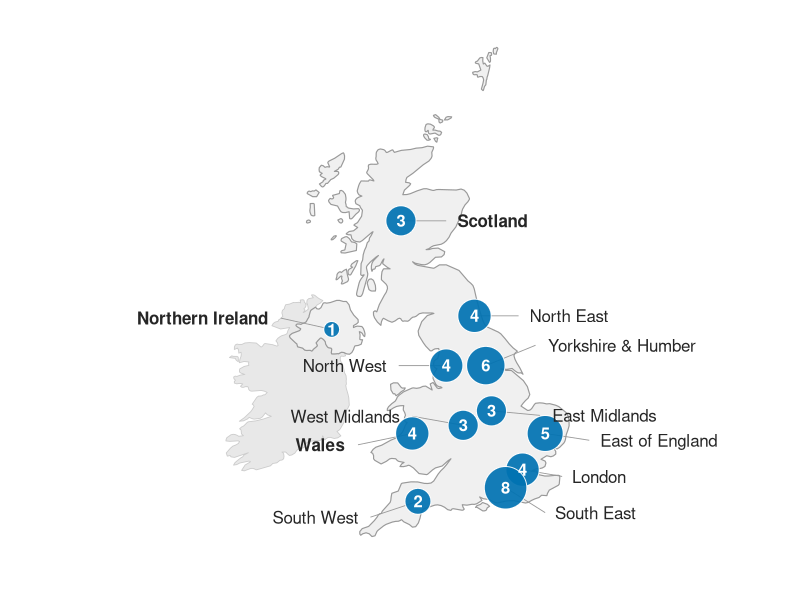
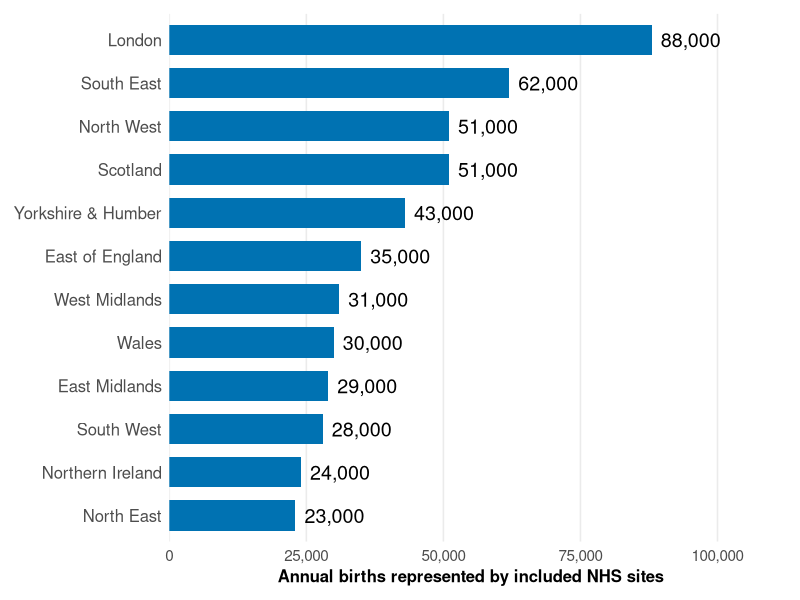
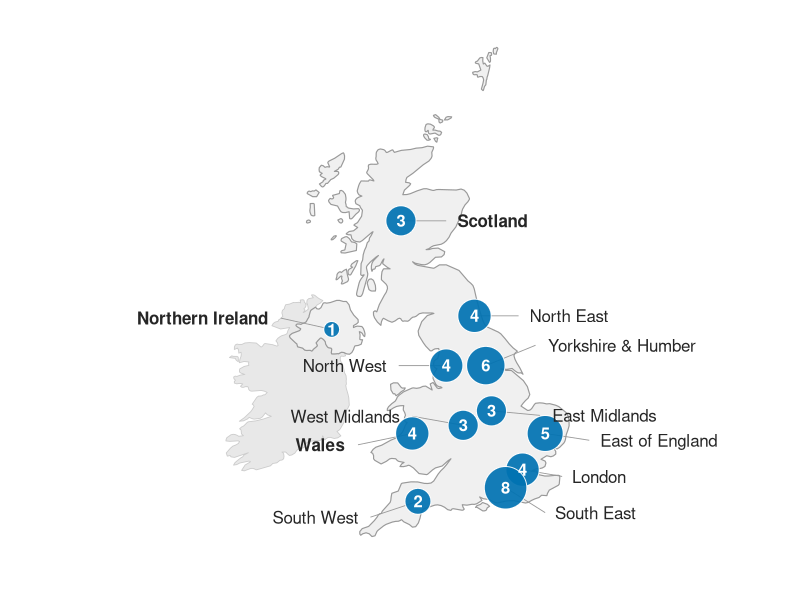
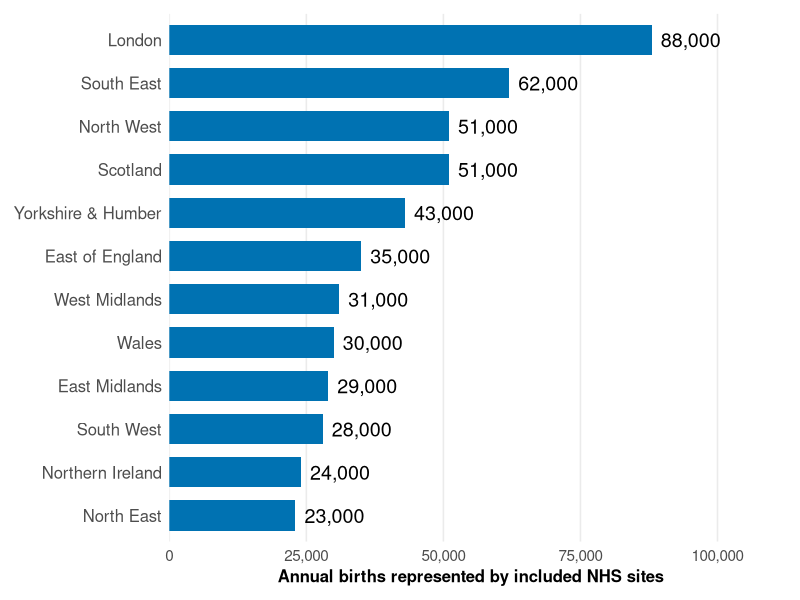

Write the R code that produced these figures, in order.
# =============================================================================
# Figure 2.3: Distribution of NHS Antenatal Anaemia Guidelines Across UK Regions
# Chapter 2: Variation in Antenatal Anaemia Guidelines Across NHS Sites in the UK
# Thesis: Haynes S (2026) DPhil, University of Oxford
#
# Outputs:
#   figure_2_3a_map.png      -- Bubble map of guideline counts by region
#   figure_2_3b_barchart.png -- Horizontal bar chart of annual births by region
# =============================================================================

library(ggplot2)
library(maps)
library(dplyr)
library(scales)

# --- Settings -----------------------------------------------------------------

label_size  <- 4.3
main_colour <- "#0072B2"

# --- Data ---------------------------------------------------------------------

guideline_data <- data.frame(
  Region = c(
    "London", "South East", "North East", "West Midlands",
    "East of England", "North West", "Yorkshire & Humber",
    "East Midlands", "South West", "Northern Ireland",
    "Scotland", "Wales"
  ),
  Guidelines = c(4, 8, 4, 3, 5, 4, 6, 3, 2, 1, 3, 4),
  Annual_Births = c(
    88000, 62000, 23000, 31000, 35000, 51000,
    43000, 29000, 28000, 24000, 51000, 30000
  ),
  lon = c(
     0.10, -0.50, -1.60, -2.00,  0.90, -2.60,
    -1.20, -1.00, -3.60, -6.65, -4.20, -3.80
  ),
  lat = c(
    51.50, 51.10, 54.90, 52.48, 52.30, 53.80,
    53.80, 52.80, 50.80, 54.60, 57.00, 52.30
  ),
  lon_offset = c(
     1.75,  1.75,  1.95, -2.25,
     1.95, -2.10,  2.20,  2.15,
    -2.10, -2.25,  2.00, -2.40
  ),
  lat_offset = c(
    -0.15, -0.55,  0.00,  0.20,
    -0.15,  0.00,  0.45, -0.10,
    -0.35,  0.25,  0.00, -0.25
  ),
  label_hjust = c(
    0, 0, 0, 1,
    0, 1, 0, 0,
    1, 1, 0, 1
  )
)

guideline_data$fontface <- ifelse(
  guideline_data$Region %in% c("Scotland", "Wales", "Northern Ireland"),
  "bold",
  "plain"
)

# --- Map data -----------------------------------------------------------------

uk_map      <- map_data("world", region = "UK")
ireland_map <- map_data("world", region = "Ireland")

# --- Figure 2.3a: Bubble map --------------------------------------------------

p_map <- ggplot() +
  geom_polygon(
    data = ireland_map,
    aes(x = long, y = lat, group = group),
    fill = "#e8e8e8", colour = "#cccccc", linewidth = 0.3
  ) +
  geom_polygon(
    data = uk_map,
    aes(x = long, y = lat, group = group),
    fill = "#f0f0f0", colour = "#999999", linewidth = 0.4
  ) +
  geom_segment(
    data = guideline_data,
    aes(
      x = lon, y = lat,
      xend = lon + lon_offset * 0.80,
      yend = lat + lat_offset
    ),
    colour = "grey60", linewidth = 0.3
  ) +
  geom_point(
    data = guideline_data,
    aes(x = lon, y = lat, size = Guidelines),
    shape = 21, fill = main_colour, colour = "white",
    stroke = 0.5, alpha = 0.92
  ) +
  geom_text(
    data = guideline_data,
    aes(x = lon, y = lat, label = Guidelines),
    size = 4.2, fontface = "bold", colour = "white"
  ) +
  geom_text(
    data = guideline_data,
    aes(
      x = lon + lon_offset,
      y = lat + lat_offset,
      label = Region,
      hjust = label_hjust,
      fontface = fontface
    ),
    size = label_size, colour = "grey15", lineheight = 0.9
  ) +
  scale_size_continuous(range = c(5, 14), guide = "none") +
  coord_fixed(
    ratio = 1.6,
    xlim  = c(-13.5, 6.5),
    ylim  = c(49.5, 61.0),
    clip  = "off"
  ) +
  theme_void() +
  theme(plot.margin = margin(t = 10, r = 10, b = 10, l = 40))

print(p_map)

ggsave(
  "figure_2_3a_map.png",
  plot = p_map, width = 9, height = 9, dpi = 300, bg = "white"
)

# --- Figure 2.3b: Annual births bar chart ------------------------------------

bar_data <- guideline_data %>%
  arrange(desc(Annual_Births)) %>%
  mutate(Region = factor(Region, levels = rev(Region)))

p_bar <- ggplot(bar_data, aes(x = Annual_Births, y = Region)) +
  geom_col(fill = main_colour, width = 0.7) +
  geom_text(
    aes(label = comma(Annual_Births)),
    hjust = -0.15, size = 5, colour = "black"
  ) +
  scale_x_continuous(
    labels = comma,
    breaks = seq(0, 100000, 25000),
    expand = expansion(mult = c(0, 0.25))
  ) +
  labs(
    x = "Annual births represented by included NHS sites",
    y = NULL
  ) +
  theme_minimal(base_size = 12) +
  theme(
    panel.grid.major.y = element_blank(),
    panel.grid.minor   = element_blank(),
    axis.text.y        = element_text(size = 12),
    axis.text.x        = element_text(size = 11),
    axis.title.x       = element_text(size = 12, face = "bold"),
    plot.margin        = margin(10, 20, 10, 10)
  )

print(p_bar)

ggsave(
  "figure_2_3b_barchart.png",
  plot = p_bar, width = 8, height = 6, dpi = 300, bg = "white"
)
